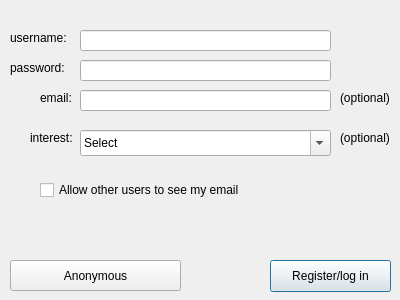
<?xml version="1.0" encoding="UTF-8"?>
<ui version="4.0">
 <class>Dialog</class>
 <widget class="QDialog" name="Dialog">
  <property name="geometry">
   <rect>
    <x>0</x>
    <y>0</y>
    <width>400</width>
    <height>300</height>
   </rect>
  </property>
  <property name="windowTitle">
   <string>Dialog</string>
  </property>
  <widget class="QLineEdit" name="username">
   <property name="geometry">
    <rect>
     <x>80</x>
     <y>30</y>
     <width>251</width>
     <height>21</height>
    </rect>
   </property>
  </widget>
  <widget class="QLineEdit" name="password">
   <property name="geometry">
    <rect>
     <x>80</x>
     <y>60</y>
     <width>251</width>
     <height>21</height>
    </rect>
   </property>
   <property name="echoMode">
    <enum>QLineEdit::Password</enum>
   </property>
  </widget>
  <widget class="QLineEdit" name="email">
   <property name="geometry">
    <rect>
     <x>80</x>
     <y>90</y>
     <width>251</width>
     <height>21</height>
    </rect>
   </property>
  </widget>
  <widget class="QLabel" name="label">
   <property name="geometry">
    <rect>
     <x>10</x>
     <y>30</y>
     <width>71</width>
     <height>16</height>
    </rect>
   </property>
   <property name="text">
    <string>username:</string>
   </property>
  </widget>
  <widget class="QLabel" name="label_2">
   <property name="geometry">
    <rect>
     <x>10</x>
     <y>60</y>
     <width>71</width>
     <height>16</height>
    </rect>
   </property>
   <property name="text">
    <string>password:</string>
   </property>
  </widget>
  <widget class="QLabel" name="label_3">
   <property name="geometry">
    <rect>
     <x>40</x>
     <y>90</y>
     <width>71</width>
     <height>16</height>
    </rect>
   </property>
   <property name="text">
    <string>email:</string>
   </property>
  </widget>
  <widget class="QLabel" name="label_5">
   <property name="geometry">
    <rect>
     <x>30</x>
     <y>130</y>
     <width>71</width>
     <height>16</height>
    </rect>
   </property>
   <property name="text">
    <string>interest:</string>
   </property>
  </widget>
  <widget class="QCheckBox" name="shareemail">
   <property name="geometry">
    <rect>
     <x>40</x>
     <y>180</y>
     <width>231</width>
     <height>20</height>
    </rect>
   </property>
   <property name="text">
    <string>Allow other users to see my email</string>
   </property>
  </widget>
  <widget class="QLabel" name="label_6">
   <property name="geometry">
    <rect>
     <x>340</x>
     <y>90</y>
     <width>71</width>
     <height>16</height>
    </rect>
   </property>
   <property name="text">
    <string>(optional)</string>
   </property>
  </widget>
  <widget class="QLabel" name="label_8">
   <property name="geometry">
    <rect>
     <x>340</x>
     <y>130</y>
     <width>71</width>
     <height>16</height>
    </rect>
   </property>
   <property name="text">
    <string>(optional)</string>
   </property>
  </widget>
  <widget class="QComboBox" name="interest">
   <property name="geometry">
    <rect>
     <x>80</x>
     <y>130</y>
     <width>251</width>
     <height>26</height>
    </rect>
   </property>
   <property name="editable">
    <bool>true</bool>
   </property>
   <item>
    <property name="text">
     <string>Select</string>
    </property>
   </item>
   <item>
    <property name="text">
     <string>Researcher</string>
    </property>
   </item>
   <item>
    <property name="text">
     <string>Citizen science</string>
    </property>
   </item>
   <item>
    <property name="text">
     <string>Other</string>
    </property>
   </item>
  </widget>
  <widget class="QPushButton" name="login">
   <property name="geometry">
    <rect>
     <x>270</x>
     <y>260</y>
     <width>121</width>
     <height>32</height>
    </rect>
   </property>
   <property name="text">
    <string>Register/log in</string>
   </property>
  </widget>
  <widget class="QPushButton" name="anonymous">
   <property name="geometry">
    <rect>
     <x>10</x>
     <y>260</y>
     <width>171</width>
     <height>31</height>
    </rect>
   </property>
   <property name="text">
    <string>Anonymous</string>
   </property>
  </widget>
 </widget>
 <resources/>
 <connections/>
</ui>
